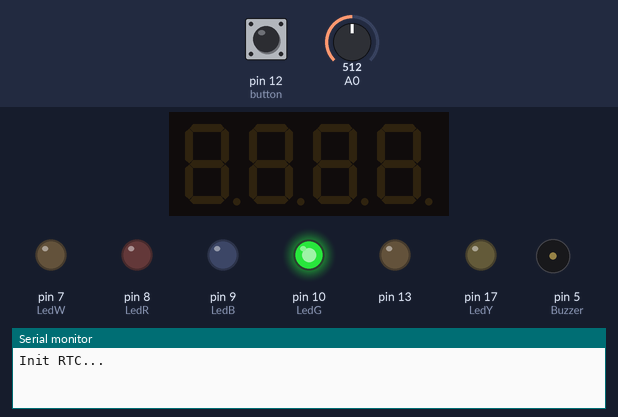
The sketch below on a simulated Arduino Uno, built with avr-gcc and run on an emulated ATmega328P. Shown: 4-digit seven-segment display, output pins drawn as LEDs (lit = HIGH), buzzer (waves = sounding), the last lines printed to the serial monitor. Wiring (inferred from the names in the program): DS1307 clock at I2C address 0x68. The test bench sets the inputs (shaded band); at power-on: pin 12 (button) HIGH, A0 = 512. The local clock reads 2024-03-15 10:24:30 at power-on unless the sketch sets it.

Above: at 2.2 s.
2.3 s: pin 12 (button) pulled LOW for 0.25 s
At 4.6 s:
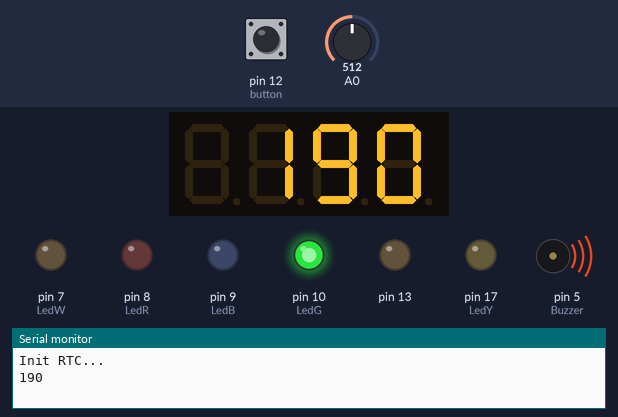
5.5 s: pin 12 (button) pulled LOW for 3.2 s
At 6.7 s:
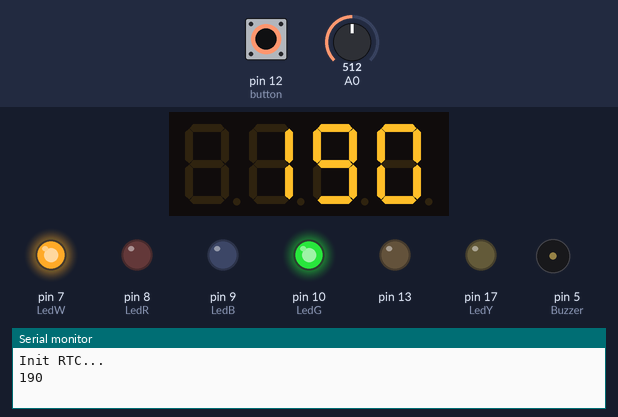
11.7 s: pin 12 (button) pulled LOW for 1 s
At 17.9 s:
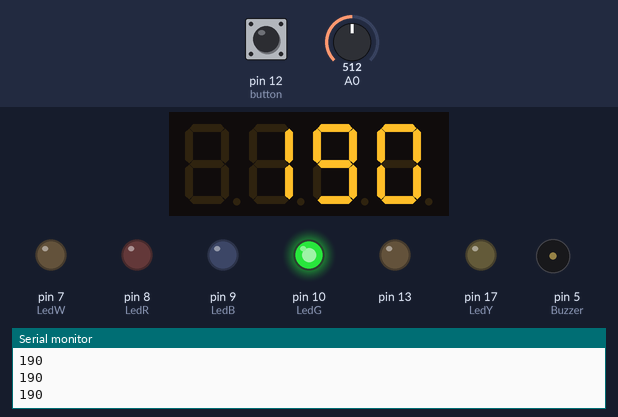
Timing chart, 0 to 19.4 s (numbered marks = the images above; inputs shaded):
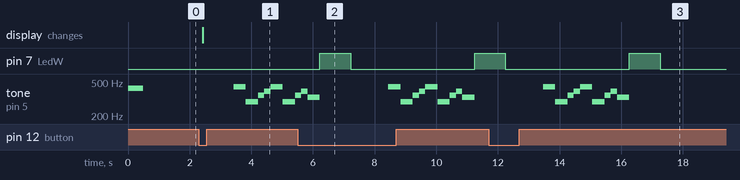

Measured:
- after the input at 2.3 s, tone on pin 5 (Buzzer): plays 440 Hz for 0.40 s, 294 Hz for 0.40 s, 349 Hz for 0.20 s, 392 Hz for 0.20 s, 440 Hz for 0.40 s, 294 Hz for 0.40 s … (7 notes in this stretch), starting after 1.1 s; the display: changes after 0.12 s (image 1)
- after the input at 11.7 s, tone on pin 5 (Buzzer): plays 440 Hz for 0.40 s, 294 Hz for 0.40 s, 349 Hz for 0.20 s, 392 Hz for 0.20 s, 440 Hz for 0.40 s, 294 Hz for 0.40 s … (9 notes in this stretch), starting after 1.8 s

The sketch:

Hackaton2.ino
```cpp
#include <DS1307.h>
#include <TM1637Display.h>

const uint8_t  rs = 13, en = 11, d4 = 5, d5 = 4, d6 = 3, d7 = 2;
uint8_t aux = 0;
uint8_t sec, min, hour, day, month;
uint16_t year;
uint16_t glicemia;
const uint8_t LedG= 10 ,LedR = 8,LedY= 17,LedB = 9, LedW = 7,Buzzer = 6, button=12;
uint8_t remedioHora = 10;
uint8_t remedioMinuto = 00;
uint8_t medidaHora = 10;
uint8_t medidaMinuto = 20;
uint8_t consultaDia = 10;
uint8_t consultaMes = 11;
uint8_t consultaAno = 2023;
  /*
  Frequência das notas:
  Dó - 262 Hz
  Ré - 294 Hz
  Mi - 330 Hz
  Fá - 349 Hz
  Sol - 392 Hz
  Lá - 440 Hz
  Si - 494 Hz
  #Dó - 528 Hz
  */

#define CLK 2
#define DIO 3
#define Buzzer 5

TM1637Display display(CLK,DIO);

DS1307 rtc;
int analisadorFreq();
void ReadRTC();
void ReadSensor();
void ControlAlarm();
int analisador(int medica);
float avisoResponsavel();
float avisoUnimed();
int veririficaConsulta(uint8_t consultaMes, uint8_t month);


void setup() {

  Serial.begin(9600);
  while(!Serial);
  Serial.println("Init RTC...");
  rtc.begin();
  rtc.start();
  pinMode(button,INPUT_PULLUP);
  pinMode(LedG, OUTPUT);
  pinMode(LedR, OUTPUT);
  pinMode(LedY, OUTPUT);
  pinMode(LedB, OUTPUT);
  pinMode(LedW, OUTPUT);
  pinMode(13, OUTPUT);
  digitalWrite(LedG,HIGH);
  digitalWrite(LedW,LOW);
  digitalWrite(LedR,LOW);
  digitalWrite(LedY,LOW);
  digitalWrite(LedB,LOW);
  display.setBrightness(0x0f);
  tone(Buzzer,425, 500);
  delay(1000);
  analogWrite(Buzzer, 0);

}

void loop() {
  // put your main code here, to run repeatedly:
  if(!digitalRead (button)){
    //Serial.print("aaa");
    ReadSensor();
    analisador(glicemia);
  }
  delay(200);
}

void ReadRTC(){
  rtc.get(&sec, &min, &hour, &day, &month, &year);
}

void ReadSensor(){
  glicemia = analogRead(A0);
  glicemia = map(glicemia,0,1023,30,350);
}

void ControlAlarm(){
  /*
  if(hour<remedioHora && min<remedioMinuto){
     lcd.print(remedioHora);
     lcd.print(":");
     lcd.print(remedioMinuto);
     tone(Buzzer,440,500);

  }
  else{
    if(hour<medidaHora && min<medidaMinuto){
      lcd.print(medidaHora);
      lcd.print(":");
      lcd.print(medidaMinuto);
      tone(Buzzer,235,500);
    }else{
      lcd.print("Sem alarme");
    }
  }*/
}

int analisador(int medicao) {
  //Serial.print("Taxa: ");
  Serial.println(medicao);
  //Serial.println(" mg/dL");
  const int hipoglicemia = 71;
  const int normal = 99;
  const int diabetes = 125;
  const int hiperglicemia = 250;

  if (medicao >= 0 && medicao <= 70){ //hipo
    display.showNumberDec(medicao,false);
    musicaBuzzer();
    digitalWrite(LedR,LOW);
    digitalWrite(LedY,LOW);
    digitalWrite(LedB,HIGH);
    digitalWrite(LedW,LOW);

  }

  else if (medicao > 70 && medicao <= 249){ //normal
    display.showNumberDec(medicao,false);
    musicaBuzzer();
    digitalWrite(LedR,LOW);
    digitalWrite(LedY,LOW);
    digitalWrite(LedB,LOW);
    digitalWrite(LedW,HIGH);
  }

  else{
    display.showNumberDec(medicao,false);
    musicaBuzzer();
    digitalWrite(LedR,HIGH);
    digitalWrite(LedY,LOW);
    digitalWrite(LedB,LOW);
    digitalWrite(LedW,LOW);

      //analisadorFreq();
  }
  delay(1000);
  digitalWrite(LedR,LOW);
  digitalWrite(LedY,LOW);
  digitalWrite(LedB,LOW);
  digitalWrite(LedW,LOW);
}

void musicaBuzzer(){
  delay(1000);
  int tempo = 400;
  tone(Buzzer,440,tempo); //LA
  delay(tempo);
  tone(Buzzer,294,tempo); //RE
  delay(tempo);
  tone(Buzzer,349,tempo/2); //FA
  delay(tempo/2);
  tone(Buzzer,392,tempo/2); //SOL
  delay(tempo/2);
  tone(Buzzer,440,tempo); //LA
  delay(tempo);
  tone(Buzzer,294,tempo); //RE
  delay(tempo);
  tone(Buzzer,349,tempo/2); //FA
  delay(tempo/2);
  tone(Buzzer,392,tempo/2); //SOL
  delay(tempo/2);
  tone(Buzzer,330,tempo); //MI
  delay(tempo);
  /*
  Frequência das notas:
  Dó - 262 Hz
  Ré - 294 Hz
  Mi - 330 Hz
  Fá - 349 Hz
  Sol - 392 Hz
  Lá - 440 Hz
  Si - 494 Hz
  #Dó - 528 Hz
  */
}


/*
float avisoUnimed(){
  int i = 0;
  lcd.setCursor(0, 0);
  lcd.print("==Monitoramento==");
  lcd.setCursor(1, 0);
  lcd.print("Paciente em Alerta.");
  while(i<11){
    digitalWrite(LedG, HIGH);
    delay(100);
    digitalWrite(LedG, LOW);
    delay(100);
  }
}

float avisoResponsavel(){
  int i=0;
  lcd.setCursor(0, 0);
  lcd.print("==Resposável==");
  lcd.setCursor(1, 0);
  lcd.print("Paciente em Alerta.");
  while(i<11){
    digitalWrite(LedR, HIGH);
    delay(100);
    digitalWrite(LedR, LOW);
    delay(100);
  }
}

int veririficaConsulta(uint8_t consultaMes, uint8_t month){
  if (consultaMes > (month + 2)){
    lcd.setCursor(0, 0);
    lcd.print("Consulta Longe");
    lcd.setCursor(1, 0);
    lcd.print("Favor agendar nova consulta");
  }
  if (consultaMes < (month + 2)){
    lcd.setCursor(0, 0);
    lcd.print("Prox Consulta");
    lcd.setCursor(1,0);
    lcd.print(consultaDia);
    lcd.print(":");
    lcd.print(consultaMes);
    lcd.print(":");
    lcd.print(consultaAno);
  }
}
*/
```

DS1307.h
```cpp
#ifndef DS1307_h
#define DS1307_h


#include <inttypes.h>


class DS1307
{
  public:
    DS1307();

    void begin(void);
    void start(void);
    void stop(void);
    void get(uint8_t *sec, uint8_t *min, uint8_t *hour, uint8_t *day, uint8_t *month, uint16_t *year);
    void get(int *sec, int *min, int *hour, int *day, int *month, int *year);
    void set(uint8_t sec, uint8_t min, uint8_t hour, uint8_t day, uint8_t month, uint16_t year);
    void set(int sec, int min, int hour, int day, int month, int year);

  private:
    uint8_t bin2bcd(uint8_t val);
    uint8_t bcd2bin(uint8_t val);
};


#endif //DS1307_h
```
